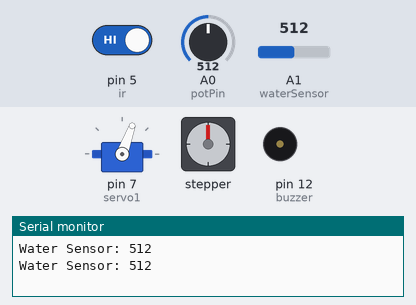
A sketch run on a simulated Arduino Uno, built with avr-gcc and run on an emulated ATmega328P. Shown: servo, stepper motor, buzzer (waves = sounding), the last lines printed to the serial monitor. The test bench sets the inputs (shaded band); at power-on: A1 (waterSensor) = 512, pin 5 (ir) HIGH, A0 (potPin) = 512. Stepper angles assume 4096 steps per turn.

Above: at 3.2 s.
3.3 s: A1 (waterSensor) set to 792
5.2 s: A1 (waterSensor) set to 814
At 6.4 s:
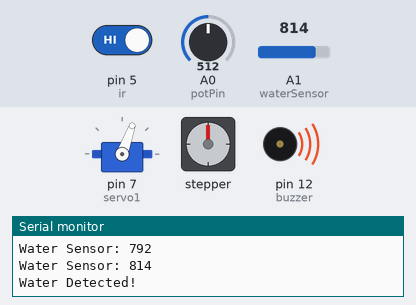
9.2 s: pin 5 (ir) driven LOW
At 14.2 s:
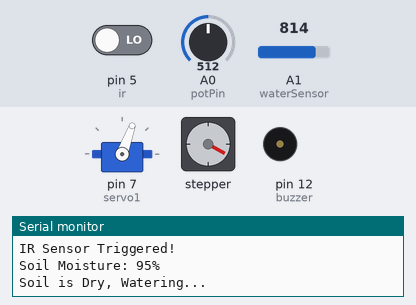
21.2 s: A0 (potPin) set to 897
24.7 s: A0 (potPin) set to 930
At 33.7 s:
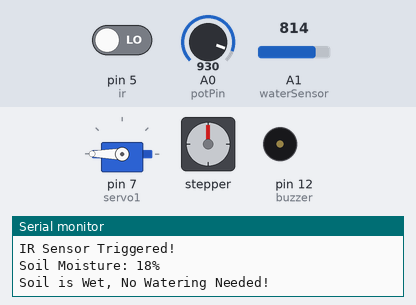
Timing chart, 0 to 41.1 s (numbered marks = the images above; inputs shaded):
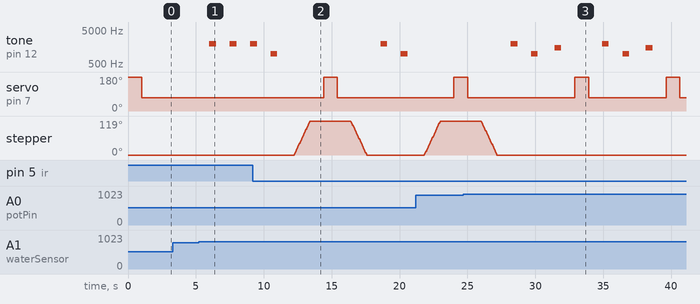

The sketch:

PROJECT_ELECTROTHON.ino
```cpp
#include <CheapStepper.h>
#include <Servo.h>

Servo servo1;
#define ir 5
#define buzzer 12        // Passive buzzer signal pin
#define waterSensor A1   // Water sensor pin
#define potPin A0        // Soil moisture sensor pin

int soil = 0;
int fsoil;

CheapStepper stepper(8, 9, 10, 11);

void setup() {
  Serial.begin(9600);
  pinMode(ir, INPUT);
  pinMode(buzzer, OUTPUT);
  pinMode(waterSensor, INPUT);
  servo1.attach(7);
  stepper.setRpm(17);

  // Initialize Servo Position
  servo1.write(180);
  delay(1000);
  servo1.write(70);
  delay(1000);
}

void loop() {
  fsoil = 0;

  // IR Sensor Detection
  if (digitalRead(ir) == 0) {
    Serial.println("IR Sensor Triggered!");
    tone(buzzer, 1000);  // Beep at 1kHz for IR detection
    delay(500);
    noTone(buzzer);      // Stop the buzzer
    delay(1000);

    // Read Soil Moisture Level
    int soil = 0;
    for (int i = 0; i < 3; i++) {
      soil = analogRead(potPin);
      soil = constrain(soil, 485, 1023);
      fsoil = (map(soil, 485, 1023, 100, 0)) + fsoil;
      delay(75);
    }
    fsoil = fsoil / 3;

    Serial.print("Soil Moisture: ");
    Serial.print(fsoil);
    Serial.println("%");

    // Soil Moisture Check
    if (fsoil > 20) {
      Serial.println("Soil is Dry, Watering...");
      stepper.moveDegreesCW(120);
      delay(1000);
      servo1.write(180);
      delay(1000);
      servo1.write(70);
      delay(1000);
      stepper.moveDegreesCCW(120);
      delay(1000);
    } else {
      Serial.println("Soil is Wet, No Watering Needed!");
      tone(buzzer, 1500);  // Higher-pitched beep for dry soil
      delay(500);
      noTone(buzzer);
      delay(1000);
      servo1.write(180);
      delay(1000);
      servo1.write(70);
      delay(1000);
    }
  }

  // Read Water Sensor Value
  int waterValue = analogRead(waterSensor);
  Serial.print("Water Sensor: ");
  Serial.println(waterValue);

  // Water Detection
  if (waterValue > 800) {  // Adjust threshold based on testing
    Serial.println("Water Detected!");
    tone(buzzer, 2000);  // Higher-pitched beep for water detection
    delay(500);
    noTone(buzzer);
  }

  delay(1000);
}
```

Measured:
- the behaviour switches between 800 and 801 on A1 (waterSensor) (found by bisection; images 0 and 1)
- the behaviour switches between 915 and 916 on A0 (potPin) (found by bisection; images 2 and 3)
- after the input at 5.2 s, tone on pin 12 (buzzer): alternates 2000 Hz for 0.50 s and silent for 1.0 s, starting after 0.80 s
- after the input at 9.2 s, servo on pin 7 (servo1): 70° → 180° after 5.2 s, → 70° 1.0 s later; stepper: turns 119° clockwise in 1.2 s, then 119° counter-clockwise in 1.2 s
- after the input at 24.7 s, stepper: goes on until 27.2 s, then stays 0°
